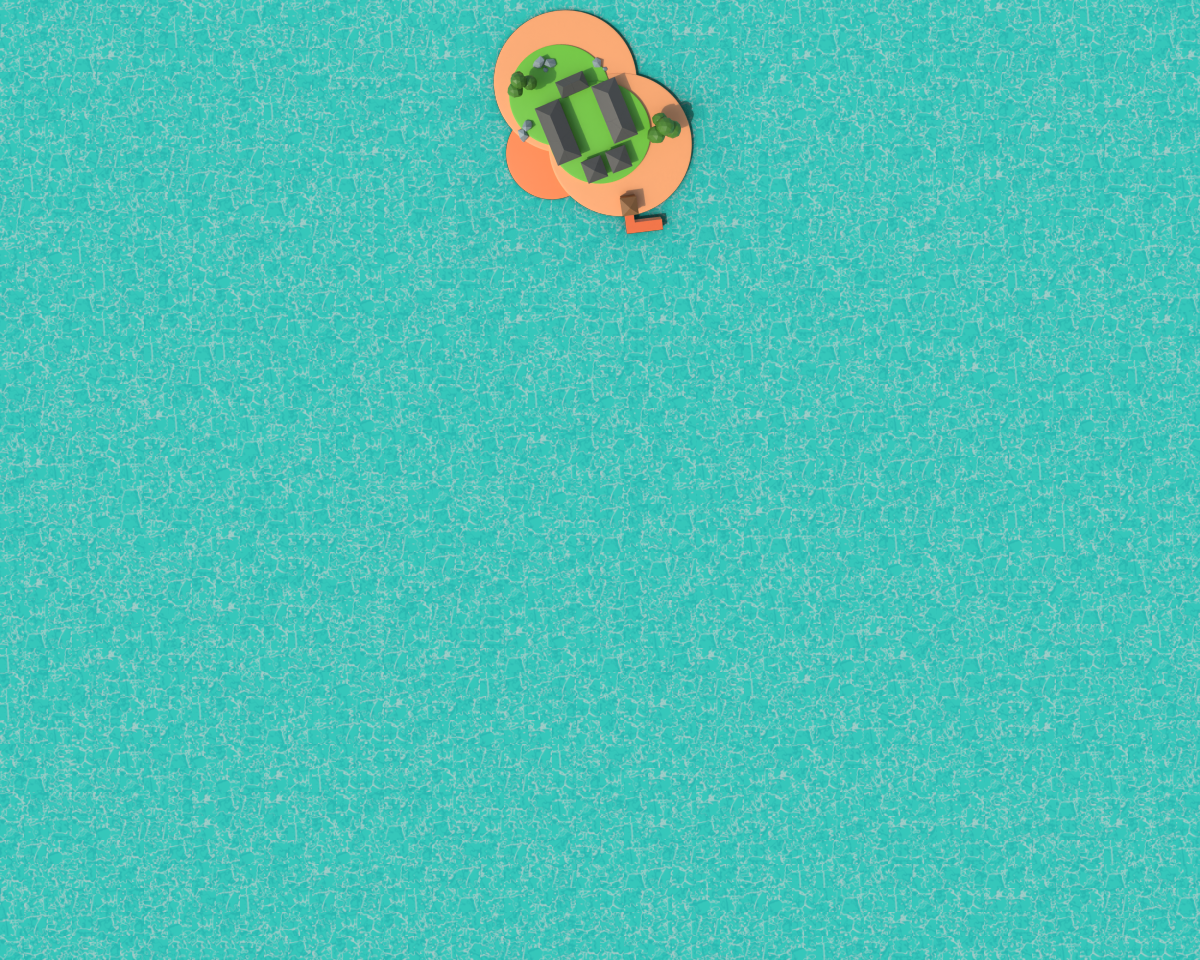

A level layout from a 2D game, rendered from its tile map. Below: a short description, then the map file with tile-grid data replaced by summaries:
An orthogonal 50x40 tile map with 24x24 px tiles, 2 tile layers (Tile Layer 1, Tile Layer 2), 2 tilesets.

<map version="1.5" tiledversion="1.7.2" orientation="orthogonal" renderorder="right-down" width="50" height="40" tilewidth="24" tileheight="24" infinite="0" nextlayerid="3" nextobjectid="1">
 <tileset firstgid="1" source="YorkPirates.tsx" />
 <tileset firstgid="295" source="jamesBoss.tsx" />
 <layer id="1" name="Tile Layer 1" width="50" height="40">
  <data>[2000 cells, 2000 non-empty, 36 distinct tile ids]</data>
 </layer>
 <layer id="2" name="Tile Layer 2" width="50" height="40">
  <data>[2000 cells, 1 non-empty, 1 distinct tile ids]</data>
 </layer>
</map>